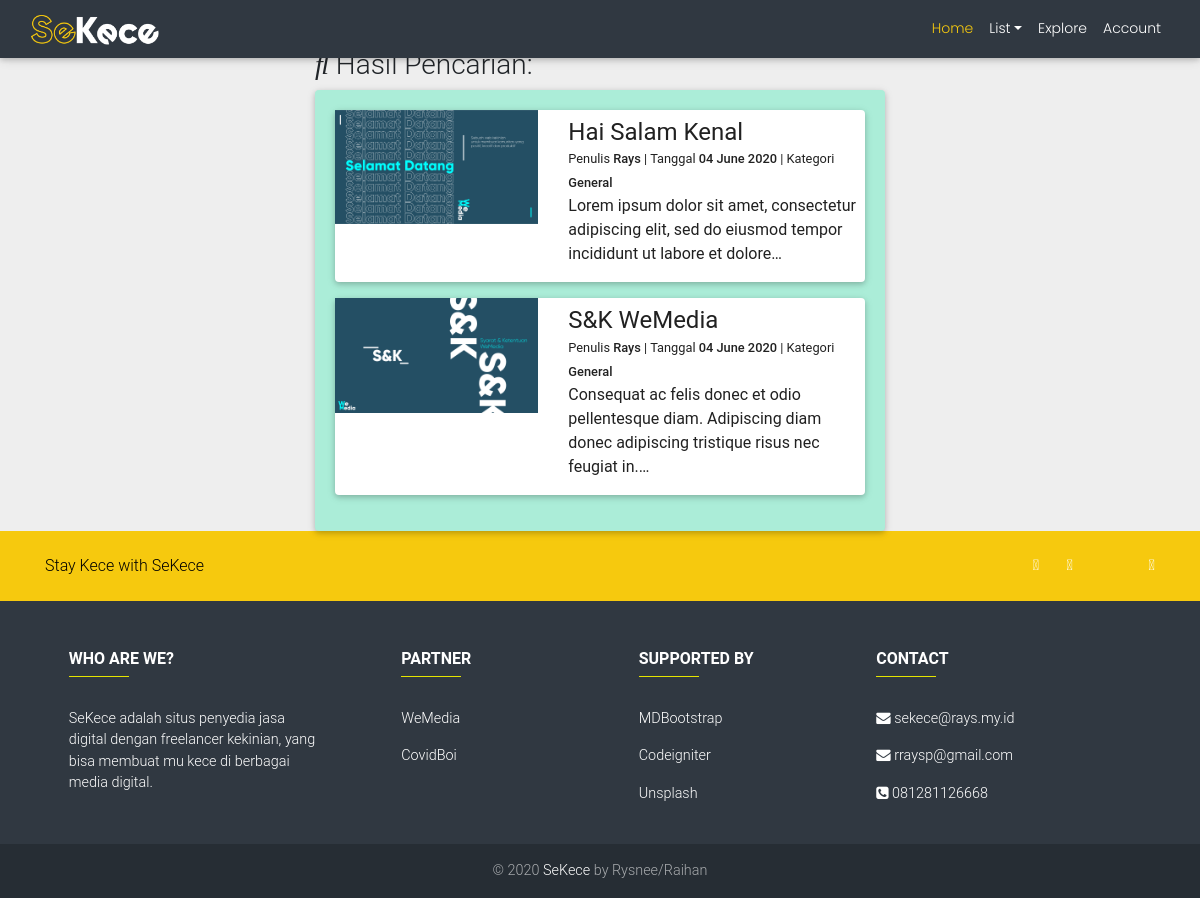
/index.php/user/ke_pencarian, run on the app's committed database.
### tables this page shows
CREATE TABLE `artikel` (
  `id` int(11) NOT NULL,
  `judul` varchar(255) NOT NULL,
  `slug` varchar(255) NOT NULL,
  `gambar` varchar(255) NOT NULL,
  `isi` text NOT NULL,
  `kategori` int(11) NOT NULL,
  `tag` varchar(100) NOT NULL,
  `tanggal` date NOT NULL,
  `freelancer` int(11) NOT NULL,
  `dilihat` int(11) NOT NULL DEFAULT 0,
  `suka` int(11) NOT NULL DEFAULT 0,
  `tdk_suka` int(11) NOT NULL DEFAULT 0,
  `status` int(11) NOT NULL
);

CREATE TABLE `freelancer` (
  `id` int(11) NOT NULL,
  `id_user` int(11) NOT NULL,
  `tanggal_daftar` date NOT NULL,
  `nama` varchar(100) NOT NULL,
  `foto` varchar(255) NOT NULL,
  `deskripsi` varchar(150) NOT NULL,
  `status` int(11) NOT NULL
);

CREATE TABLE `kategori` (
  `id` int(11) NOT NULL,
  `nama` varchar(100) NOT NULL
);

### application/controllers/User.php (called while the page is built, shortened)
<?php
	class User extends CI_Controller
	{
		public function ke_pencarian(){
			$this->load->model('M_artikel');
			$data['judul']	= 'Hasil Pencarian '.$_GET['cari'];
			$cari = $_GET['cari'];
			$data['artikel'] = $this->M_artikel->get_cari($cari)->result();
			$this->load->view('user/template/header', $data);
			$this->load->view('user/pencarian', $data);
			$this->load->view('user/template/footer');
		}
	}
?>

### index.php (called while the page is built, shortened)
<?php
require_once BASEPATH.'core/CodeIgniter.php';

### application/models/M_artikel.php (called while the page is built, shortened)
<?php
	class M_artikel extends CI_Model
	{
		public function get_cari($judul){
			$this->db->select('*, artikel.id AS ID, freelancer.nama AS NAMA, kategori.nama AS Nama');
			$this->db->join('freelancer','freelancer.id=artikel.freelancer');
			$this->db->join('kategori','kategori.id=artikel.kategori');
			$this->db->like('judul',$judul);
			$this->db->order_by('tanggal', 'DESC');
			return $this->db->get_where('artikel');
		}
	}
?>

### application/views/user/pencarian.php (the view)
<div class="container-fluid">
	<div class="row justify-content-center mt-5">
		<div class="col-md-6">
			<h3><i class="fas fa-search"></i> Hasil Pencarian: <strong><?= $_GET['cari'] ?></strong></h3>
			<div class="card" style="background-color: #abedd8;">
				<div class="card-body">
					<?php foreach($artikel as $art): ?>
					<a class="text-dark" href="<?= base_url('artikel/'.$art->slug) ?>">
					<div class="card mb-3 artikel-hover">
						<div class="card-body p-0">
							<div class="row">
								<div class="col-md-5">
									<img class="img-fluid" src="<?= base_url('assets/thumbnail/'.$art->gambar) ?>">
								</div>
								<div class="col-md-7 pt-2">
									<h4 class="mb-0"><?= $art->judul ?></h4>
									<small>
										Penulis <strong><?= $art->NAMA ?></strong> |
										<?php $date = date_create($art->tanggal); ?>
										Tanggal <strong><?= date_format($date, 'd F Y') ?></strong> |
										Kategori <strong><?= $art->Nama ?></strong>
									</small>
										<?= word_limiter($art->isi, 17) ?>
								</div>
							</div>
						</div>
					</div>
					</a>
					<?php endforeach; ?>
				</div>
			</div>
		</div>
	</div>
</div>

### application/views/user/template/header.php (shortened to what this page needs)
<!DOCTYPE html>
<html lang="en">
<head>
  <link href="<?= base_url('assets/vendor/mdb/css/bootstrap.min.css') ?>" rel="stylesheet">
  <link href="<?= base_url('assets/vendor/mdb/css/mdb.min.css') ?>" rel="stylesheet">
  <link href="<?= base_url('assets/vendor/datatables/datatables.min.css') ?>" rel="stylesheet">
  <link href="<?= base_url('assets/css/style.css') ?>" rel="stylesheet">
  <link href="<?= base_url('assets/vendor/mdb/css/style.css') ?>" rel="stylesheet">
  <link href="<?= base_url('assets/fa/css/font-awesome.min.css') ?>" rel="stylesheet">
</head>
<body style="background-color:#eeeeee;">
<nav class="navbar fixed-top navbar-expand-lg navbar-dark" style="background-color:#303841;">
  <div class="container-fluid">
    <a class="navbar-brand" href="#">
      <img src="<?= base_url('assets/photos/sekece_white.png') ?>" height="30" alt="mdb logo">
    </a>
    <div class="collapse navbar-collapse" id="navbarSupportedContent">
        <ul class="navbar-nav ml-auto" style="font-family: 'Poppins', sans-serif;font-size:14px;">
            <li class="nav-item">
               <a class="nav-link waves-effect waves-light" href="<?= base_url("guest") ?>"  style="color:#f6c90e;text-size:16px;">Home <span class="sr-only">(current)</span></a>
            </li>
            <li class="nav-item dropdown">
                <a class="nav-link dropdown-toggle waves-effect waves-light" id="navbarDropdownMenuLink" data-toggle="dropdown" aria-haspopup="true" aria-expanded="false">List</a>
            </li>
            <li class="nav-item">
                <a class="nav-link waves-effect waves-light" href="<?= base_url("explore") ?>">Explore</a>
            </li>
            <li class="nav-item">
                <a class="nav-link waves-effect waves-light" data-toggle="modal" data-target="#exampleModalPreview" href="#">Account</a>
            </li>
        </ul>
    </div>
  </div>
</nav>
<div>

### application/views/user/template/footer.php (shortened to what this page needs)
<footer class="page-footer font-small" style="background-color:#303841;">
  <div style="background-color: #f6c90e;">
    <div class="container">
      <div class="row py-4 d-flex align-items-center">
        <div class="col-md-6 col-lg-5 text-center text-md-left mb-4 mb-md-0">
          <h6 class="mb-0" style="color:black;">Stay Kece with SeKece</h6>
        </div>
        <div class="col-md-6 col-lg-7 text-center text-md-right">
          <a class="fb-ic">
            <i class="fab fa-facebook-f mr-4"> </i>
          </a>
          <a class="tw-ic">
            <i class="fab fa-twitter mr-4"> </i>
          </a>
          <a class="gplus-ic">
          </a>
          <a class="li-ic">
          </a>
          <a class="ins-ic">
            <i class="fab fa-instagram"> </i>
          </a>
        </div>
      </div>
    </div>
  </div>
  <div class="container text-center text-md-left mt-5">
    <div class="row mt-3">
      <div class="col-md-3 col-lg-4 col-xl-3 mx-auto mb-4">
        <h6 class="text-uppercase font-weight-bold">Who Are We?</h6>
        <hr class="yellow accent-2 mb-4 mt-0 d-inline-block mx-auto" style="width: 60px;">
        <p>SeKece adalah situs penyedia jasa digital dengan freelancer kekinian,
        yang bisa membuat mu kece di berbagai media digital.</p>
      </div>
      <div class="col-md-2 col-lg-2 col-xl-2 mx-auto mb-4">
        <h6 class="text-uppercase font-weight-bold">Partner</h6>
        <hr class="yellow accent-2 mb-4 mt-0 d-inline-block mx-auto" style="width: 60px;">
        <p>
          <a href="#!">WeMedia</a>
        </p>
        <p>
          <a href="#!">CovidBoi</a>
        </p>
      </div>
      <div class="col-md-3 col-lg-2 col-xl-2 mx-auto mb-4">
        <h6 class="text-uppercase font-weight-bold">Supported By</h6>
        <hr class="yellow accent-2 mb-4 mt-0 d-inline-block mx-auto" style="width: 60px;">
        <p>
          <a href="#!">MDBootstrap</a>
        </p>
        <p>
          <a href="#!">Codeigniter</a>
        </p>
        <p>
          <a href="#!">Unsplash</a>
        </p>
      </div>
      <div class="col-md-4 col-lg-3 col-xl-3 mx-auto mb-md-0 mb-4">
        <h6 class="text-uppercase font-weight-bold">Contact</h6>
        <hr class="yellow accent-2 mb-4 mt-0 d-inline-block mx-auto" style="width: 60px;">
        <p>
          <i class="fa fa-envelope" aria-hidden="true"></i> sekece@rays.my.id</p>
        <p>
          <i class="fa fa-envelope" aria-hidden="true"></i> rraysp@gmail.com</p>
        <p>
          <i class="fa fa-phone-square" aria-hidden="true"></i> 081281126668</p>
      </div>
    </div>
  </div>
  <div class="footer-copyright text-center py-3">© 2020
    <a href="http://sekece.rays.my.id">SeKece</a> by Rysnee/Raihan
  </div>
</footer>
</body>
</html>

### data on the page
artikel: gambar (picture), judul "Hai Salam Kenal", freelancer.nama "Rays", tanggal "04 June 2020", kategori.nama "General", isi "Lorem ipsum dolor sit amet, consectetur adipiscing elit, sed do eiusmod tempor incididunt ut labore et dolore…"
artikel: gambar (picture), judul "S&K WeMedia", freelancer.nama "Rays", tanggal "04 June 2020", kategori.nama "General", isi "Consequat ac felis donec et odio pellentesque diam. Adipiscing diam donec adipiscing tristique risus nec feugiat in.…"
